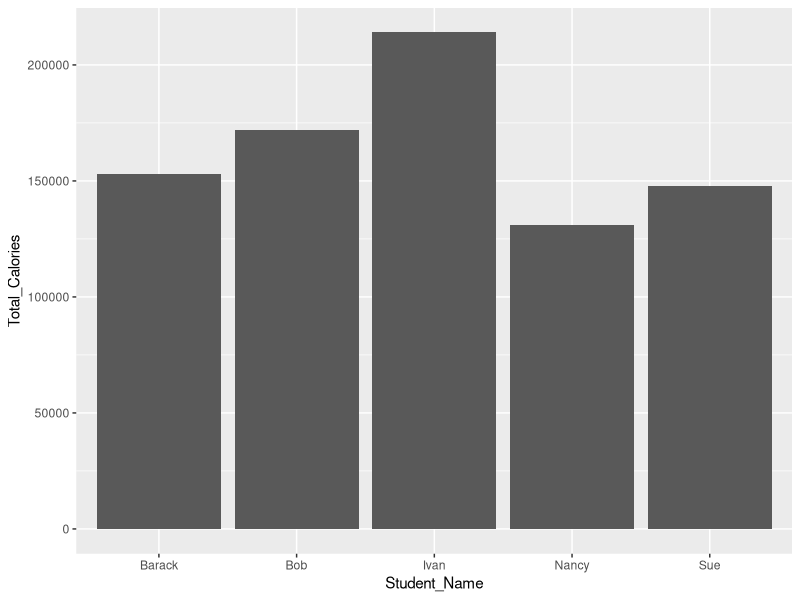
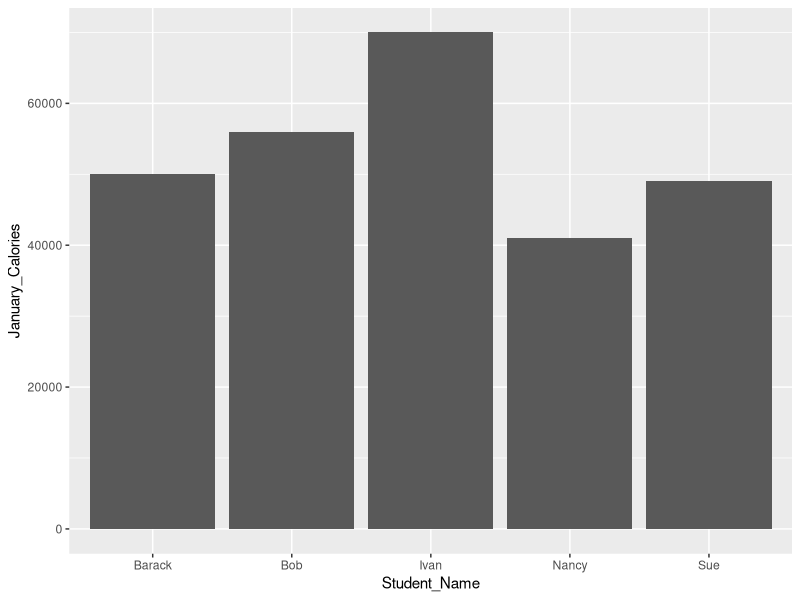
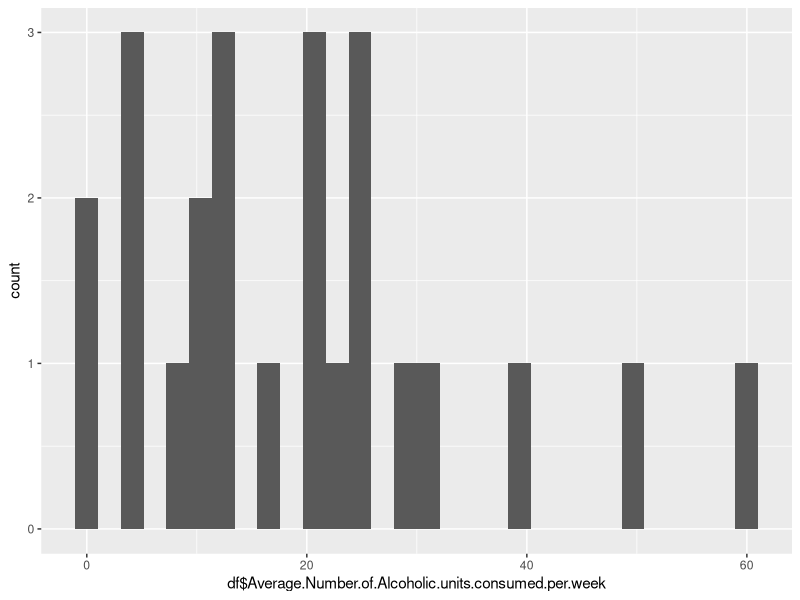

Write R code to recreate these figures, in order.
# Descriptive Statistics in Base R and ggplot2

install.packages("ggplot2")
library("ggplot2")

data_frame <- data.frame(Student_Name=c("Bob", "Sue", "Barack", "Ivan", "Nancy"),
              January_Calories = c(56000,49000, 50000, 70000, 41000),
              February_Calories =c(61000,51000, 51000, 69000,47000),
              March_Calories=c(55000,48000, 52000,75000,43000),
              Total_Calories=c(172000, 148000,153000,214000,131000))
data_frame

head(data_frame,3)

tail(data_frame,2)

str(data_frame)

summary(data_frame)

median(data_frame$March_Calories)

ggplot(data=data_frame, 
       aes(x=Student_Name, y=Total_Calories)) +
  geom_bar(stat = "identity")

data_frame[1:2] 
data_frame[c(-3,-4)]
data_jan <- data_frame[1:2]
data_jan

ggplot(data=data_jan, aes(x=Student_Name, y=January_Calories)) + geom_bar(stat="identity")


# YOUR TURN

# use the read.csv method to read in the CSV file and store in the variable df. 


df <- read.csv("DATA/Influence of alcohol consumption on anxiety levels.csv", sep=",")

# TASK: Use head method to show top 10 of dataframe


# TASK: use the STR (structure) method to get info on datatypes

# TASK: Use tail method to show last 10 rows of the dataframe


# TASK: Get the number of rows in the data frame 


# TASK: Get some basic descriptive statistics using the summary method 



# TASK: get the median of average number of alcoholic units consumed per week


# TASK: plot a line graph





# Histrogram Example
ggplot(data = df, aes(x=df$Average.Number.of.Alcoholic.units.consumed.per.week))  +
  geom_histogram()
